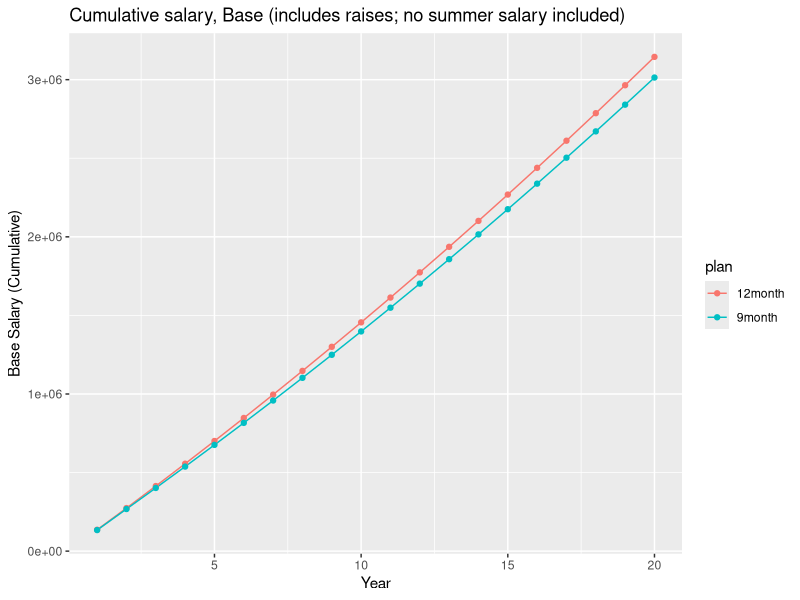
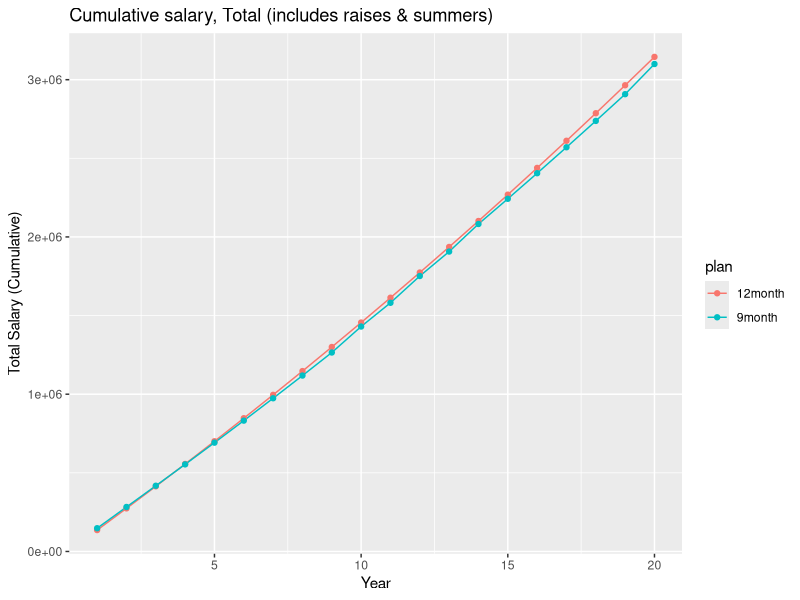
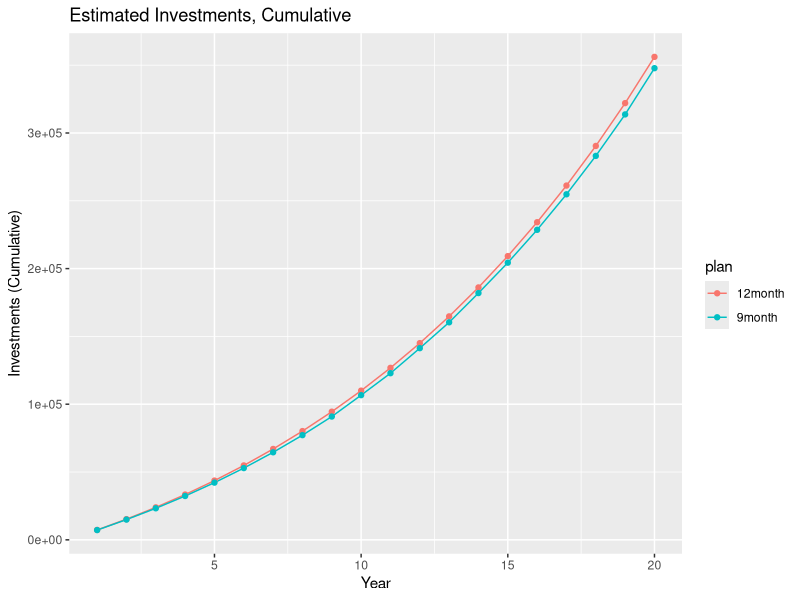

Source code (R) for these figures, in order:
library(tidyverse)

# rm(list = ls())

####################
#### ADJUST VALUES in 1-4 as needed.
####################

############################################
# 1) BASE SALARY
############################################

Sal.init.12=134000 #initial salary

############################################
# 2) Adjustments to BASE SALARY if switching to 9 mo appt.
############################################

salary.reduction=0 #percent decrease in 12 mo salary if accepting 9 mo appt
raise.yr1.9mo=0 #percent raise in yr 1 if moving to 9 mo
raise.yr2.9mo=0 #percent raise in yr 2 if moving to 9 mo
raise.yr3.9mo=0 #or annual.raise #percent raise in yr 3 if moving to 9 mo. [originally had us going no-raise for 3 yrs]

############################################
# 3) ESTIMATED months of summer salary in Years 1-3 if switching to 9 month appt 
############################################

# If you move to a 9 month appointment, you can try to get summer salary. 
# Here you can modify how many months of salary you get from grants in yrs 1-3 after switching
salary.grant.months.yr1=0 #9 mo only
salary.grant.months.yr2=0 #9 mo only
salary.grant.months.yr3=0 #9 mo only
# 
# salary.grant.months.yr1=1 #9 mo only
# salary.grant.months.yr2=1 #9 mo only
# salary.grant.months.yr3=1 #9 mo only


################################
# 4) ESTIMATES FOR PROJECTIONS OF FUTURE SALARY, SUMMER SALARY, AND INVESTMENTS
################################
annual.raise=1.5 #percent annual raise, estimated

annual.rate=8 #annual percent interest rate of investments, estimated

years_to_project<-20  #for projections of future salary & investment; yr 1 = year 1 of salary switch plan

actual_summer_salary_funded<-1.0 #how many months of summer salary are you tryying to get each summer in the projections () 

prob=0.25 #prob of actually having this number of months of summer salary in years 4-24


############
# DO NOT MANIPULATE ANY MORE VARIABLES BELOW!!!!
############







################################
################################

# RESULTS / PROJECTIONS

################################
################################


################################
# Your new BASE SALARY if switching to 9 mo 
################################

Sal.1.9=Sal.init.12*(1-(salary.reduction)/100)
Sal.2.9=Sal.1.9*(1+raise.yr2.9mo/100)
Sal.3.9=Sal.2.9*(1+raise.yr3.9mo/100)


################################
# Your new TOTAL SALARY yrs 1-3 if switching to 9 mo
# Calculated as: 
  # new 9 month salary + 
  # summer any summer salary you get (calculated as 1/9 of base salary) + 
  # leave payout (year 1 only)

################################
leave.payout=200*(Sal.init.12/2088) #200 hours; added only to year 1 if converting to 9 mo.
Sal.1.9.with.summer=Sal.1.9+(Sal.1.9/9*salary.grant.months.yr1)+leave.payout # OR SHOULD YOU USE THE ORIGINAL 12 MONTH SALARY? 
Sal.2.9.with.summer=Sal.2.9+(Sal.2.9/9*salary.grant.months.yr2) 
Sal.3.9.with.summer=Sal.3.9+(Sal.3.9/9*salary.grant.months.yr3) 




#
# ################################
# # Your new TOTAL SALARY yrs 1-3 if switching to 9 mo AND YOU KEEP 50% LATAM with RAISE
# # Calculated as: 
# # new 9 month salary + 
# # summer any summer salary you get (calculated as 1/9 of base salary) + 
# # leave payout (year 1 only)
# 
# ################################
# leave.payout=200*(Sal.init.12/2088) #200 hours; added only to year 1 if converting to 9 mo.

IFAS_Sal.1.9<-Sal.1.9/2
IFAS_Sal.2.9<-Sal.1.9/2
IFAS_Sal.3.9<-Sal.1.9/2

LAS_Sal.1.9<-(Sal.1.9/2)*(annual.raise/100+1)
LAS_Sal.2.9<-Sal.1.9/2*(annual.raise/100+1)
LAS_Sal.3.9<-Sal.2.9/2*(annual.raise/100+1)

Sal.1.9.with.summer<-IFAS_Sal.1.9+LAS_Sal.1.9+(Sal.1.9/9*salary.grant.months.yr1)+leave.payout
Sal.2.9.with.summer<-IFAS_Sal.2.9+LAS_Sal.2.9+(Sal.2.9/9*salary.grant.months.yr2) 
Sal.3.9.with.summer<-IFAS_Sal.3.9+LAS_Sal.3.9+(Sal.3.9/9*salary.grant.months.yr3)

# Sal.1.9.with.summer=Sal.1.9+(Sal.1.9/9*salary.grant.months.yr1)+leave.payout # OR SHOULD YOU USE THE ORIGINAL 12 MONTH SALARY? 
# Sal.1.9.with.summer=(Sal.1.9/2)+(Sal.1.9/2*(1+annual.raise/100))+(Sal.1.9/9*salary.grant.months.yr1)
# Sal.2.9.with.summer=Sal.2.9+(Sal.2.9/9*salary.grant.months.yr2) 
# Sal.3.9.with.summer=Sal.3.9+(Sal.3.9/9*salary.grant.months.yr3) 

annual.raise
######################################################################################
## STAY AT 12 MONTH APPOINBTMENT: Salary and investments after 1st 3 years
######################################################################################

# DO NOT CHANGE THIS!
rate=annual.rate/12 #we are compounfing monthly so divide annual rate by 12
n=12 # no of months projecting we are doing this we are doing 3 annual projections to see amount after 36 months 

# Total investment at the end of 36 mos (principal + Interest): retain 12 month salary & raises
# YEAR 1
Sal.1.12=Sal.init.12*(1+annual.raise/100)
P1.12=(Sal.1.12/12)*0.0514 #amount of monthly deposit = monthly salary * percent placed in investment account

# This code creates a vector, prin with the principle at the beginning of each period, 
# and then a vector int containing the interest earned in that period. 
prin1.12 <- P1.12 * (1+rate/100)^(0:(n-1))
int1.12  <- prin1.12 * rate/100
totalInt.1.12 <- sum(int1.12)
Invest.proj.1.12<-totalInt.1.12+sum(prin1.12)

# YEAR 2
Sal.2.12=Sal.1.12*(1+annual.raise/100)
P2.12=(Sal.2.12/12)*0.0514 #amount of monthly deposit = monthly salary * percent placed in investment account

prin2.12 <- (P2.12) * (1+rate/100)^(0:(n-1))
int2.12  <- prin2.12 * rate/100
totalInt.2.12 <- sum(int2.12)

carry.forward.2.12<-Invest.proj.1.12*(1+rate/100)^(0:(n-1))
carry.forward.2.12<-carry.forward.2.12[12]
Invest.proj.2.12<-sum(prin2.12)+totalInt.2.12+carry.forward.2.12

# YEAR 3
Sal.3.12=Sal.2.12*(1+annual.raise/100)
P3.12=(Sal.2.12/12)*0.0514 #amount of monthly deposit = monthly salary * percent placed in investment account

prin3.12 <- (P3.12) * (1+rate/100)^(0:(n-1))
int3.12  <- prin3.12 * rate/100
totalInt.3.12 <- sum(int3.12)

carry.forward.3.12<-Invest.proj.2.12*(1+rate/100)^(0:(n-1))
carry.forward.3.12<-carry.forward.3.12[12]
Invest.proj.3.12<-sum(prin3.12)+totalInt.3.12+carry.forward.3.12


######################################################################################
## SWITCH TO A 9 MONTH  APPOINBTMENT: Salary and investments after 1st 3 years
######################################################################################

# Total investment at the end of 36 mos (principal + Interest): 9 month salary with raises

# YEAR 1
#amount of monthly deposit = monthly salary * percent placed in investment account
P1.9=(Sal.1.9/12)*0.0514 
# P1.9=(Sal.1.9/26.1)*0.0514 # 26.1 pay periods 

# This code creates a vector, prin with the principle at the beginning of each period, 
# and then a vector int containing the interest earned in that period. 
prin1.9 <- P1.9 * (1+rate/100)^(0:(n-1))
int1.9  <- prin1.9 * rate/100
totalInt.1.9 <- sum(int1.9)

Invest.proj.1.9<-sum(prin1.9)+totalInt.1.9
Invest.proj.1.9

# YEAR 2
#amount of monthly deposit = monthly salary * percent placed in investment account
P2.9=(Sal.2.9/12)*0.0514 
# P2.9=(Sal.2.9/26.1)*0.0514 
# This code creates a vector, prin with the principle at the beginning of each period, 
# and then a vector int containing the interest earned in that period. 
prin2.9 <- (P2.9) * (1+rate/100)^(0:(n-1))
int2.9  <- prin2.9 * rate/100
totalInt.2.9 <- sum(int2.9)

carry.forward.2.9<-Invest.proj.1.9*(1+rate/100)^(0:(n-1))
carry.forward.2.9<-carry.forward.2.9[12]
Invest.proj.2.9<-sum(prin2.9)+totalInt.2.9+carry.forward.2.9
Invest.proj.2.9

# YEAR 3
#amount of monthly deposit = monthly salary * percent placed in investment account
P3.9=(Sal.3.9/12)*0.0514 
# P3.9=(Sal.3.9/26.1)*0.0514 
# This code creates a vector, prin with the principle at the beginning of each period, 
# and then a vector int containing the interest earned in that period. 
prin3.9 <- (P3.9) * (1+rate/100)^(0:(n-1))
int3.9<- prin3.9 * rate/100
totalInt.3.9 <- sum(int3.9)

carry.forward.3.9<-Invest.proj.2.9*(1+rate/100)^(0:(n-1))
carry.forward.3.9<-carry.forward.3.9[12]
Invest.proj.3.9<-sum(prin3.9)+totalInt.3.9+carry.forward.3.9


######################################################################################
######################################################################################
######################################################################################
## SUMMARY OF SALARY AND INVESTMENT after 1st 3 years
######################################################################################
######################################################################################
######################################################################################

######################################################################################
# 12 Month
######################################################################################

Invest.proj.1.12
Invest.proj.2.12
Invest.proj.3.12 #retirement investment after 3 years on 12 mo appt
Sal.1.12 #salary at end of 3 years on 12 mo appt
Sal.2.12
Sal.3.12


######################################################################################
# 9 Month
######################################################################################

Invest.proj.1.9
Invest.proj.2.9
Invest.proj.3.9 #retirement investment after 3 years on 9 mo appt
Sal.1.9
Sal.2.9
Sal.3.9 #salary at end of 3 years on 9 mo appt



######################################################################################
## NOW PROJECT 20 YEARS INTO THE FUTURE: STAY 12 MO
######################################################################################
Base_Salary<-Sal.1.12
carry.forward<-0
#carry.forward<-Invest.proj.1.12

investment_return <- function(x,y,z) {
  data<-as.data.frame(seq(1:years_to_project))
  data$salary<-NA
  # data$carry.forward<-NA
  # data$totalInt.proj<-NA
  data$Invest.proj<-NA
  data$InvestmentReturn<-NA
  data$summer_salary<-NA
  data$total_salary<-NA
  # data$InvestmentReturn_cumulative<-NA
  
  for (i in 1:z) {
    
    
    summer_salary<-Base_Salary/12*rbinom(length(prob), size = 1, prob=0) #QUESTION THIS SHOULD BE 9 or 12??!!!
    actual_summer_salary_funded<-0 #You can calibrate how much you get (i.e., ask for 50% of salary or 100% of salary, etc.)
    total_salary<-Base_Salary+(summer_salary*actual_summer_salary_funded)
    data$total_salary[i]<-total_salary
    Projections=((total_salary)/12)*0.0514 #amount of monthly deposit = monthly salary * percent placed in investment account
    prin.proj <- Projections*(1+rate/100)^(0:(n-1))
    
    carry.forward<-carry.forward*(1+rate/100)^(0:(n-1))
    carry.forward<-carry.forward[12]
    int.proj  <- prin.proj * rate/100
    totalInt.proj <- sum(int.proj)
    Invest.proj<-sum(prin.proj)+carry.forward+sum(int.proj) #Principal+Interest
    data$Invest.proj[i]<-Invest.proj
    data$year[i]
    data$salary[i]<-Base_Salary
    data$summer_salary[i]<-summer_salary
    # data$carry.forward[i]<-carry.forward
    # data$totalInt.proj[i]<-totalInt.proj
    data$InvestmentReturn[i]<-Invest.proj
    Base_Salary<-Base_Salary*(1+annual.raise/100)
    carry.forward<-Invest.proj
  }
  #data[,"InvestmentReturn_cumulative"] <- cumsum(data$InvestmentReturn)
  data[,"BaseSalary_cumulative"] <- cumsum(data$salary)
  data[,"TotalSalary_cumulative"] <- cumsum(data$total_salary)
  data[,"plan"] <- "12month"
  # ReturnList <- list("Projected.Investment.Return" = Invest.proj, "Salary" = Base_Salary.end.yr3)
  return(data)
  # return(ReturnList)
  
}
projections.12mos<-investment_return(Base_Salary,carry.forward,years_to_project)
projections.12mos



######################################################################################
## NOW PROJECT 20 YEARS INTO THE FUTURE: SWITCH TO 9 MO
######################################################################################
years_to_project_adjusted<-years_to_project-3


df91<-c(Sal.1.9,
        Invest.proj.1.9, 
        Invest.proj.1.9,
        (Sal.1.9/9*salary.grant.months.yr1),
        Sal.1.9.with.summer,
        Sal.1.9.with.summer)
df92<-c(Sal.2.9,Invest.proj.2.9,Invest.proj.2.9,(Sal.2.9/9*salary.grant.months.yr2),Sal.2.9.with.summer,Sal.1.9.with.summer+Sal.2.9)
df93<-c(Sal.3.9, 
        Invest.proj.3.9,
        Invest.proj.3.9,
        (Sal.3.9/9*salary.grant.months.yr3),
        Sal.3.9.with.summer,
        Sal.1.9.with.summer+Sal.2.9+Sal.3.9)

yrs1.3_9<-as.data.frame(rbind(df91,df92,df93))
names(yrs1.3_9)<-c("salary", "Invest.proj" ,"InvestmentReturn","summer_salary", "total_salary","TotalSalary_cumulative") 

Base_Salary<-Sal.1.9*(1+annual.raise/100)   #WHAT SHOULD YOU CONSIDER BASE SALARY FOR 9 mos WHEN SIMULATING FORWARD?  
# carry.forward<-Invest.proj.1.9 #toggle off if projections start 20189 if 
carry.forward<-yrs1.3_9$InvestmentReturn[3]
investment_return <- function(x,y,z) {
  data<-as.data.frame(seq(1:years_to_project_adjusted))
  data$salary<-NA
  # data$carry.forward<-NA
  # data$totalInt.proj<-NA
  data$Invest.proj<-NA
  data$InvestmentReturn<-NA
  data$summer_salary<-NA
  data$total_salary<-NA
  #data$InvestmentReturn_cumulative<-NA
  for (i in 1:z) {
    
    summer_salary<-Base_Salary/9*rbinom(length(prob), size = 1, prob=prob) #QUESTION THIS SHOULD BE 9 or 12??!!!
    
     total_salary<-Base_Salary+(summer_salary*actual_summer_salary_funded)
    data$total_salary[i]<-total_salary
    Projections=((total_salary)/12)*0.0514 #amount of monthly deposit = monthly salary * percent placed in investment account
    prin.proj <- Projections*(1+rate/100)^(0:(n-1))
  
    carry.forward<-carry.forward*(1+rate/100)^(0:(n-1))
    carry.forward<-carry.forward[12]
    int.proj  <- prin.proj * rate/100
    
    Invest.proj<-sum(prin.proj)+carry.forward+sum(int.proj) #Principal+Interest
    data$Invest.proj[i]<-Invest.proj
    data$year[i]
    data$salary[i]<-Base_Salary
    data$summer_salary[i]<-summer_salary
    # data$carry.forward[i]<-carry.forward
    # data$totalInt.proj[i]<-totalInt.proj
    data$InvestmentReturn[i]<-Invest.proj
    Base_Salary<-Base_Salary*(1+annual.raise/100)
    carry.forward<-Invest.proj
    
  }
  # data[,"InvestmentReturn_cumulative"] <- cumsum(data$InvestmentReturn)
  # data[,"TotalSalary_cumulative"] <- cumsum(data$salary)
  # data[,"TotalSalary_cumulative"] <- cumsum(data$total_salary)
  # data[,"plan"] <- "9month"
  # # ReturnList <- list("Projected.Investment.Return" = Invest.proj, "Salary" = Base_Salary.end.yr3)
  return(data)
  # return(ReturnList)
  
}
projections.9mos<-investment_return(Base_Salary,carry.forward,years_to_project_adjusted)
projections.9mos

names(projections.9mos)
yrs1.3_9$"seq(1:years_to_project_adjusted)"<-seq(1:3)
yrs1.3_9<-yrs1.3_9 %>% select("seq(1:years_to_project_adjusted)","salary","Invest.proj","InvestmentReturn","summer_salary","total_salary")  
names(yrs1.3_9)
projections.9mos<-rbind(yrs1.3_9,projections.9mos)

projections.9mos$"seq(1:years_to_project_adjusted)"<-seq(1:20)
projections.9mos$InvestmentReturn_cumulative <- cumsum(projections.9mos$InvestmentReturn)
projections.9mos$BaseSalary_cumulative <- cumsum(projections.9mos$salary)
projections.9mos$TotalSalary_cumulative <- cumsum(projections.9mos$total_salary)
projections.9mos$plan<-"9month"

names(yrs1.3_9)
names(projections.9mos)



######################################################################################
## VISUALIZATION YRS 4-24
######################################################################################
names(projections.9mos)
names(projections.12mos)

projections.12mos<-projections.12mos %>% rename("year"="seq(1:years_to_project)") 
projections.9mos<-projections.9mos %>% rename("year"="seq(1:years_to_project_adjusted)") %>% select(-InvestmentReturn_cumulative)
DATA<-bind_rows(projections.12mos,projections.9mos)

DATA$plan<-as.factor(DATA$plan)
str(DATA)


# CUMULATIVE BASE SALARY OVER TIME

plot.proj.cum.base.sal<-ggplot(data=DATA, aes(x=year, y=(BaseSalary_cumulative), group=plan,colour=plan)) +
  geom_line() +
  geom_point() +
  ylab("Base Salary (Cumulative)") + xlab("Year") +
  ggtitle("Cumulative salary, Base (includes raises; no summer salary included)")
plot.proj.cum.base.sal


# CUMULATIVE TOTAL SALARY OVER TIME (Base + Summer)

plot.proj.cum.sal<-ggplot(data=DATA, aes(x=year, y=(TotalSalary_cumulative), group=plan,colour=plan)) +
  geom_line() +
  geom_point() +
  ylab("Total Salary (Cumulative)") + xlab("Year") +
  ggtitle("Cumulative salary, Total (includes raises & summers)")
plot.proj.cum.sal


# CUMULATIVE INVESTMNET TOTAL OVER TIME

plot.proj.invest<-ggplot(data=DATA, aes(x=year, y=(InvestmentReturn), group=plan,colour=plan)) +
  geom_line() +
  geom_point() +
  ylab("Investments (Cumulative)") + xlab("Year") +
  ggtitle("Estimated Investments, Cumulative")
plot.proj.invest




######################################################################################
## SAVE OUTPUT FILE
######################################################################################
DATA
write.csv(DATA, file = "Nine_Twelve_Projections_20yrs.csv")

# wide_DATA <- DATA %>% spread(plan,salary)
######################################################################################
## IS T WORTH IT? NET DIFF IN $
######################################################################################
# EDIT THIS TO USE  DATA and select row year = 20
# NOT SURE IT IS DOING INVESTMENT CUMULATIVE PROPERLY

# stay 12: DIFF IN CUMULATIVE SALARY  
sal.diff.cum<-DATA$TotalSalary_cumulative[years_to_project]-projections.9mos$TotalSalary_cumulative[years_to_project]
sal.diff.cum # negative numbers = lower cumulative salary over 20 years if staying on 12 month

# stay 12: DIFF IN CUMULATIVE INVEST  
inv.diff.cum<-projections.12mos$InvestmentReturn_cumulative[years_to_project]-projections.9mos$InvestmentReturn_cumulative[years_to_project]

# Net if stay 12
net.diff.cum<-sal.diff.cum+inv.diff.cum
net.diff.cum #NEGATIVE VALUES INDICATE "COST" ($ LOSS) OF STAYING AS 12 MONTH
